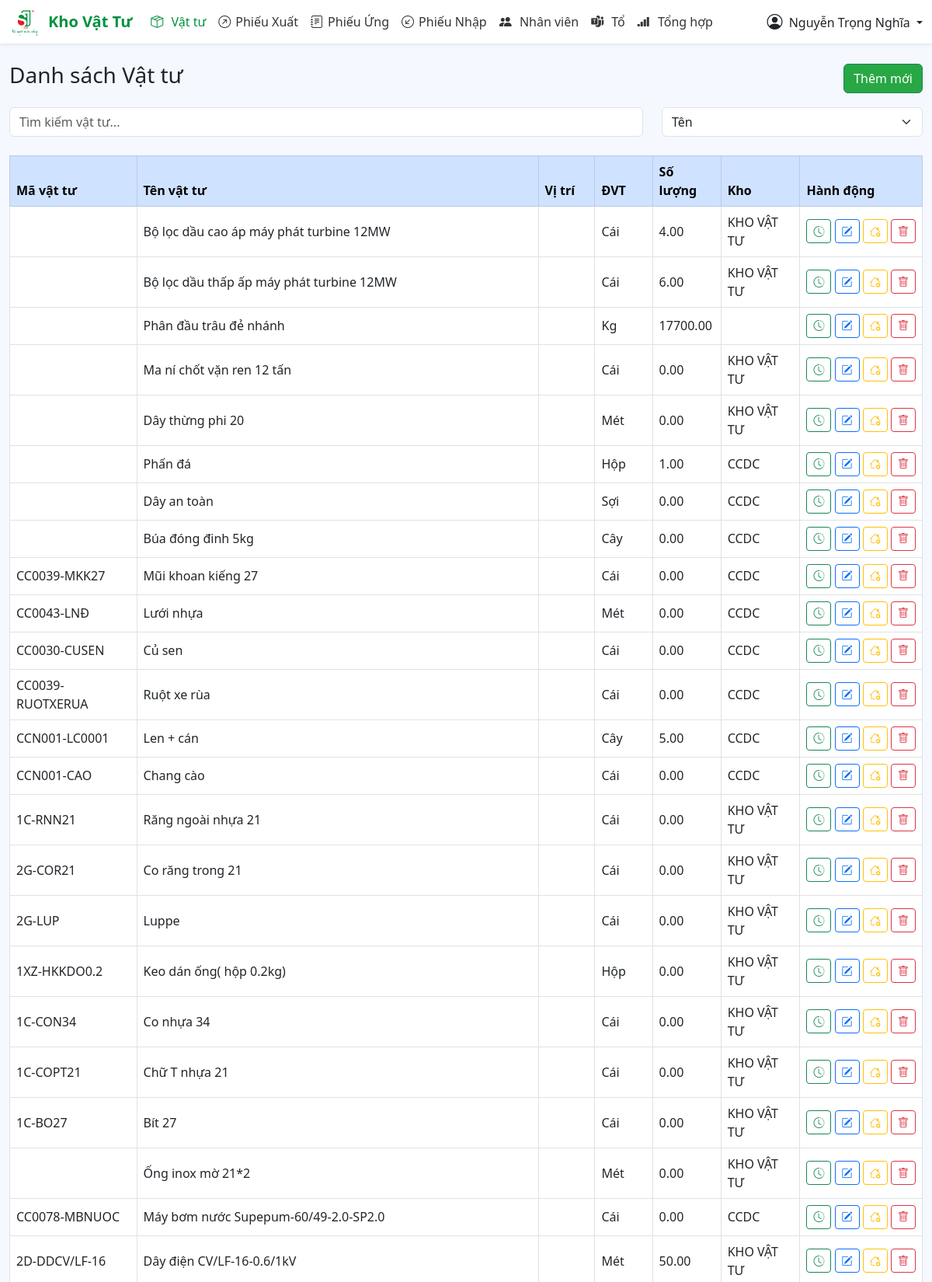
Page / (signed in, upper part) on the committed database.
### tables this page shows
CREATE TABLE `vattu` (
  `id` int(11) NOT NULL,
  `mahang` varchar(100) DEFAULT NULL,
  `tenhang` text DEFAULT NULL,
  `dvt` varchar(50) DEFAULT NULL,
  `soluong` decimal(10,2) DEFAULT NULL,
  `giatri` int(20) DEFAULT NULL,
  `tenkho` varchar(255) DEFAULT NULL,
  `vitri` text DEFAULT NULL
);

### view/vattu.php (the view, shortened to what this page needs)
<div class="d-flex flex-wrap justify-content-between align-items-center mb-3 ">
  <h3 class="d-none d-md-flex">Danh sách Vật tư</h3>
  <?php
  if ($_SESSION['quyen'] == 1) {
    ?>
    <a href="#" class="btn_add btn btn-success">Thêm mới</a>
    <?php
  }
  ?>
</div>
<div class="d-none d-md-flex row mb-3" style="flex-wrap: nowrap;">
  <div class="col-md-8 col-sm-12 mb-2" style="width: 70%;">
    <input id="search" type="text" class="form-control" placeholder="Tìm kiếm vật tư...">
  </div>
  <div style="width:30%" class="col-md-4 col-sm-12">
    <select id="select_search" class="form-select">
      <option>Tên</option>
    </select>
  </div>
</div>
<div class="table-responsive">
  <table class="table table-bordered align-middle">
    <thead class="table-primary">
      <tr>
        <th>Mã vật tư</th>
        <th>Tên vật tư</th>
        <th>Vị trí</th>
        <th>ĐVT</th>
        <th>Số lượng</th>
        <th>Kho</th>
        <th>Hành động</th>
      </tr>
    </thead>
    <tbody id="bang_vattu">
      <?php
      $list = mysqli_query($conn, "SELECT * FROM vattu ORDER BY id DESC LIMIT 100");
      while ($row = mysqli_fetch_assoc($list)) {
        ?>
        <tr data-id="<?php echo $row['id']; ?>">
          <td><?php echo $row['mahang']; ?></td>
          <td><?php echo $row['tenhang']; ?></td>
          <td><?php echo $row['vitri'] ?></td>
          <td><?php echo $row['dvt']; ?></td>
          <td><?php echo $row['soluong']; ?></td>
          <td><?php echo $row['tenkho']; ?></td>
          <td class="text-nowrap">
            <button data-id="<?php echo $row['id'] ?>" data-bs-toggle="modal" data-bs-target="#lichSuXuatModal"
              class="btn_lichsu btn btn-sm btn-outline-success" title="Lịch sử">
              <i class="bi bi-clock-history"></i>
            </button>
            <a href="?v=chitiet_vattu&id=<?php echo $row['id']; ?>" class="btn btn-sm btn-outline-primary"
              title="Chi tiết">
              <i class="bi bi-pencil-square"></i>
            </a>
            <?php
            if ($_SESSION['quyen'] == 1) {
              ?>
              <button data-id="<?php echo $row['id'] ?>" data-bs-toggle="modal" data-bs-target="#thongKeNhaMayModal"
                class="btn_thongke btn btn-sm btn-outline-warning" title="Nhà máy">
                <i class="bi bi-house-gear"></i>
              </button>
              <button data-id="<?php echo $row['id'] ?>" class="btn_remove btn btn-sm btn-outline-danger" title="Xóa">
                <i class="bi bi-trash"></i>
              </button>
              <?php
            }
            ?>
          </td>
        </tr>
      <?php } ?>
    </tbody>
  </table>
</div>

### view/header.php (style rules this page uses)
body { background-color: #f5f9ff; }
.btn-success { background-color: #28a745; }

### view/vattu.php (style rules this page uses)
body { background-color: #f5f9ff; }

### rows in the picture
vattu: tenhang "Bộ lọc dầu cao áp máy phát turbine 12MW", dvt "Cái", soluong "4.00", tenkho "KHO VẬT TƯ"
vattu: tenhang "Bộ lọc dầu thấp ấp máy phát turbine 12MW", dvt "Cái", soluong "6.00", tenkho "KHO VẬT TƯ"
vattu: tenhang "Phân đầu trâu đẻ nhánh", dvt "Kg", soluong "17700.00"
vattu: tenhang "Ma ní chốt vặn ren 12 tấn", dvt "Cái", soluong "0.00", tenkho "KHO VẬT TƯ"
vattu: tenhang "Dây thừng phi 20", dvt "Mét", soluong "0.00", tenkho "KHO VẬT TƯ"
vattu: tenhang "Phấn đá", dvt "Hộp", soluong "1.00", tenkho "CCDC"
vattu: tenhang "Dây an toàn", dvt "Sợi", soluong "0.00", tenkho "CCDC"
vattu: tenhang "Búa đóng đinh 5kg", dvt "Cây", soluong "0.00", tenkho "CCDC"
vattu: mahang "CC0039-MKK27", tenhang "Mũi khoan kiếng 27", dvt "Cái", soluong "0.00", tenkho "CCDC"
vattu: mahang "CC0043-LNĐ", tenhang "Lưới nhựa", dvt "Mét", soluong "0.00", tenkho "CCDC"
vattu: mahang "CC0030-CUSEN", tenhang "Củ sen", dvt "Cái", soluong "0.00", tenkho "CCDC"
vattu: mahang "CC0039-RUOTXERUA", tenhang "Ruột xe rùa", dvt "Cái", soluong "0.00", tenkho "CCDC"
vattu: mahang "CCN001-LC0001", tenhang "Len + cán", dvt "Cây", soluong "5.00", tenkho "CCDC"
vattu: mahang "CCN001-CAO", tenhang "Chang cào", dvt "Cái", soluong "0.00", tenkho "CCDC"
vattu: mahang "1C-RNN21", tenhang "Răng ngoài nhựa 21", dvt "Cái", soluong "0.00", tenkho "KHO VẬT TƯ"
vattu: mahang "2G-COR21", tenhang "Co răng trong 21", dvt "Cái", soluong "0.00", tenkho "KHO VẬT TƯ"
vattu: mahang "2G-LUP", tenhang "Luppe", dvt "Cái", soluong "0.00", tenkho "KHO VẬT TƯ"
vattu: mahang "1XZ-HKKDO0.2", tenhang "Keo dán ống( hộp 0.2kg)", dvt "Hộp", soluong "0.00", tenkho "KHO VẬT TƯ"
vattu: mahang "1C-CON34", tenhang "Co nhựa 34", dvt "Cái", soluong "0.00", tenkho "KHO VẬT TƯ"
vattu: mahang "1C-COPT21", tenhang "Chữ T nhựa 21", dvt "Cái", soluong "0.00", tenkho "KHO VẬT TƯ"
vattu: mahang "1C-BO27", tenhang "Bít 27", dvt "Cái", soluong "0.00", tenkho "KHO VẬT TƯ"
vattu: tenhang "Ống inox mờ 21*2", dvt "Mét", soluong "0.00", tenkho "KHO VẬT TƯ"
vattu: mahang "CC0078-MBNUOC", tenhang "Máy bơm nước Supepum-60/49-2.0-SP2.0", dvt "Cái", soluong "0.00", tenkho "CCDC"
vattu: mahang "2D-DDCV/LF-16", tenhang "Dây điện CV/LF-16-0.6/1kV", dvt "Mét", soluong "50.00", tenkho "KHO VẬT TƯ"

### other values in the picture
$_SESSION['hoten'] "Nguyễn Trọng Nghĩa"
